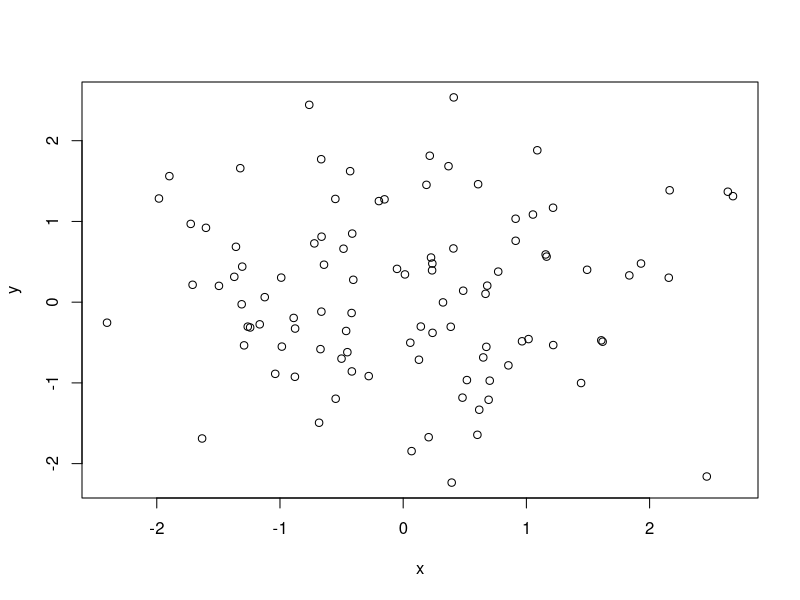
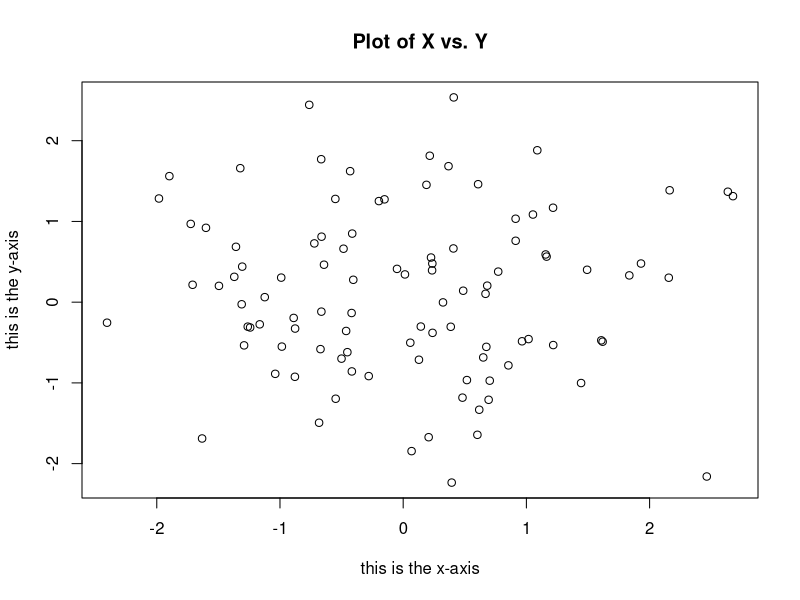
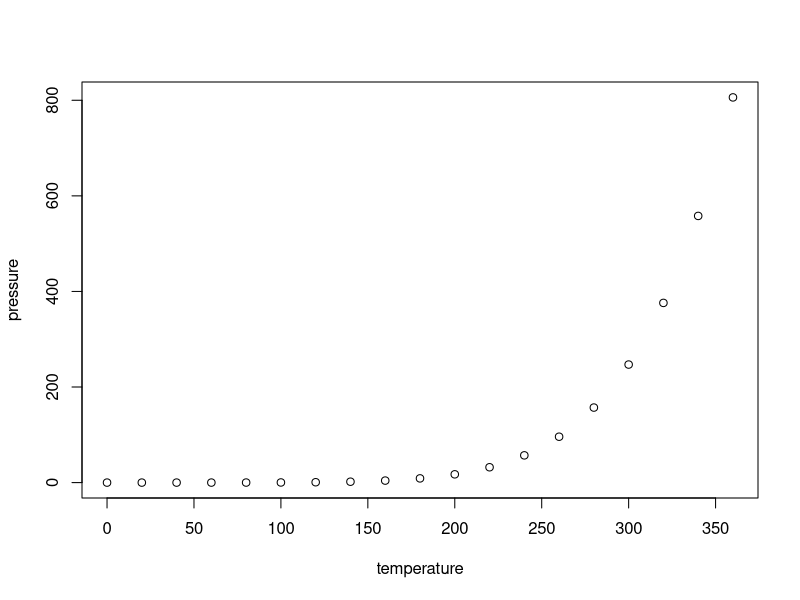

Write R code to recreate these figures, in order.
## ---- chunk 1
knitr::opts_chunk$set(echo = TRUE)
## ---- chunk 2
x <- c(1,3,2,5)
x
## ---- chunk 3
x = c(1,6,2)
y = c(1,4,3)
## ---- chunk 4
length(x)
length(y)
x+y
## ---- chunk 5
ls()
rm(x,y)
ls()
## ---- chunk 6
rm(list=ls())
## ---- chunk 7
#?matrix
## ---- chunk 8
x = matrix(data=c(1,2,3,4), nrow=2, ncol=2)
x
## ---- chunk 9
x=matrix(c(1,2,3,4),2,2)
## ---- chunk 10
matrix(c(1,2,3,4),2,2,byrow=TRUE)
## ---- chunk 11
sqrt(x)
x^2
## ---- chunk 12
x = rnorm(50)
y = x+rnorm(50,mean=50,sd=0.1)
cor(x,y)
## ---- chunk 13
set.seed(1303)
rnorm(5)
set.seed(1303)
rnorm(5)
## ---- chunk 14
set.seed(3)
y = rnorm(100)
mean(y)
var(y)
sqrt(var(y))
sd(y)
## ---- chunk 15
x = rnorm(100)
y = rnorm(100)
plot(x,y)
plot(x,y, xlab="this is the x-axis", ylab="this is the y-axis", main="Plot of X vs. Y")
## ---- chunk 16
plot(pressure)
